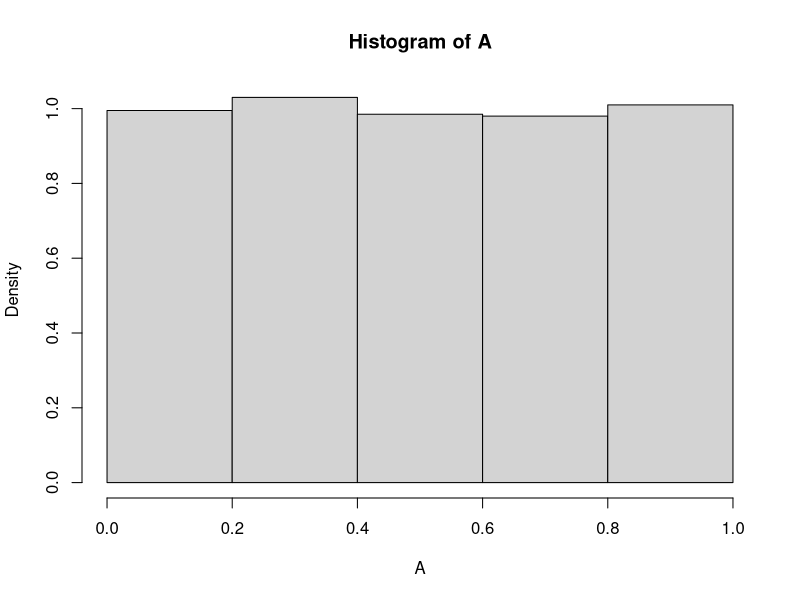
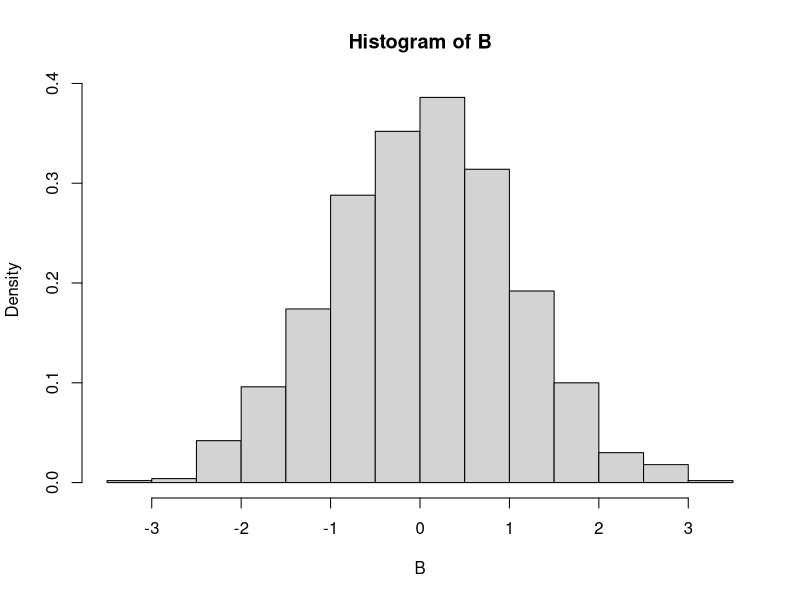
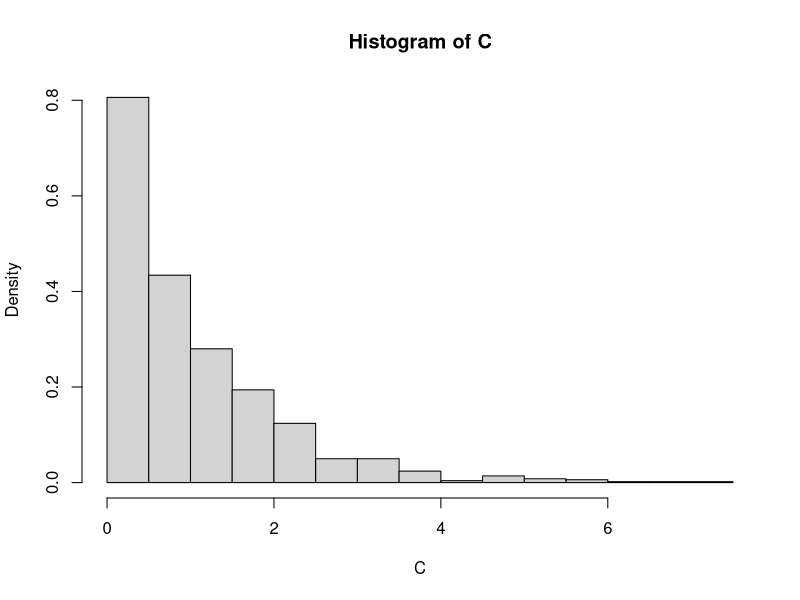
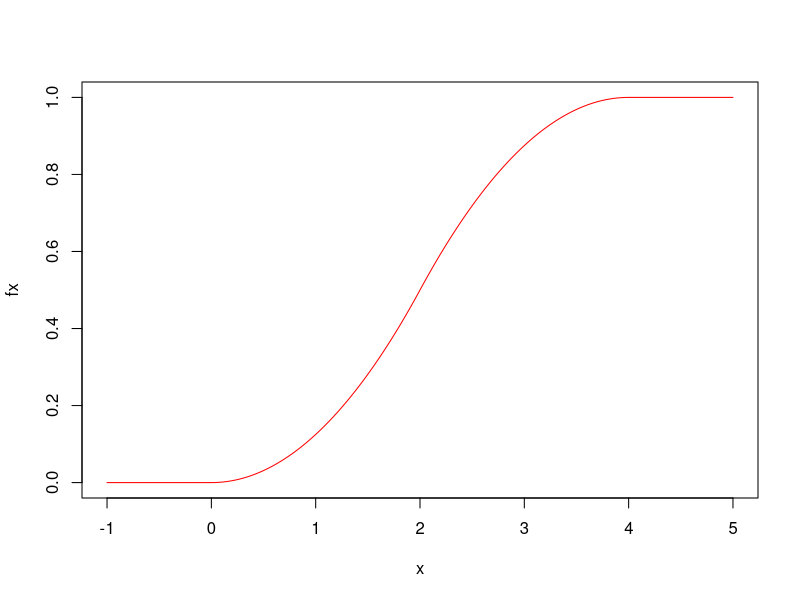
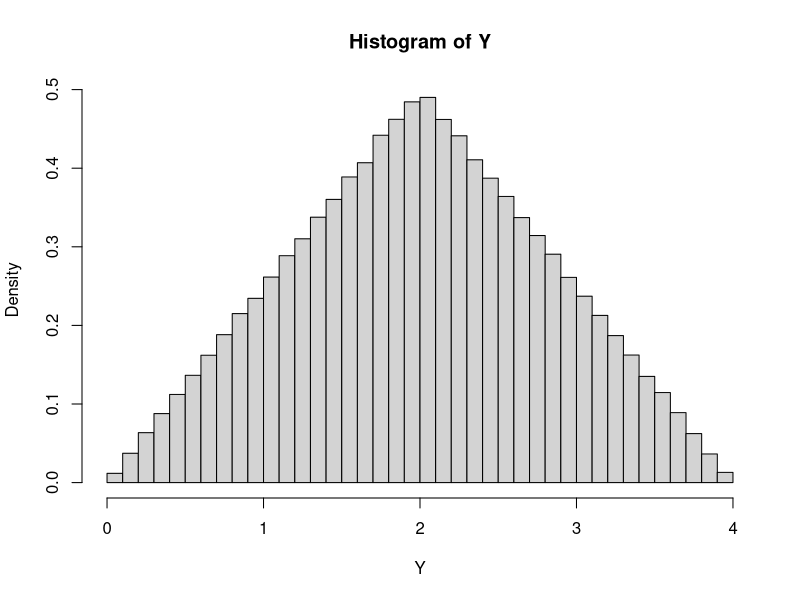

Reproduce these figures in R, in order.
# Title     : Class 1 and 2
# Objective : TODO
# Created by: carloscaro
# Created on: 2020-11-04

# Class 1
####################
A = runif(1000)
H = hist(A, breaks = c(0,0.2,0.4,0.6,0.8,1), freq = FALSE)
H$counts
max(A)
min(A)
# The area in the density is always equal to 1
# The density histogram allows us to identify the family distribution

# Creating a dataset with normal distribution
B = rnorm(1000)
hist(B, freq = FALSE)

# Creating a dataset with exponential distribution
C = rexp(1000)
hist(C, freq = FALSE)

# In terminal, we can check and set the working directory with getwd() and setwd()

# Class 2
####################
A = read.table('data1.txt')
table(A)

# From class problem
x = seq(-1,5, 0.01)
fx = 0*(x<0)+x^2/8*(x>=0)*(x<2)+(-x^2/8+x-1)*(x>=2)*(x<4)+1*(x>=4)
plot(x,fx,type='l',col='red')

u = runif(500000)
Y = (8*u)^0.5*(u<=0.5)+(4-(8-8*u)^0.5)*(u>1/2)
min(Y)
max(Y)
hist(Y, freq = FALSE, breaks = 50)

qt(0.9,12)
qt(0.995, 12)
qt(0.505, 12)

# Class 4
####################
mu = 2
sig2 = 1.7
n = 500
alpha = 0.05
# Creating the 500 observations with the parameters
A = rnorm(n, mu, sqrt(sig2))

# Computing the confidence interval without assuming that we know mu or sigma2
lowerbound = mean(A) - var(A)/sqrt(n) * qt(1-alpha/2,n-1)
upperbound = mean(A) + var(A)/sqrt(n) * qt(1-alpha/2,n-1)
c(lowerbound, upperbound)
# This is applying the formula from page 30 (Class 4 - Whiteboard PDF)